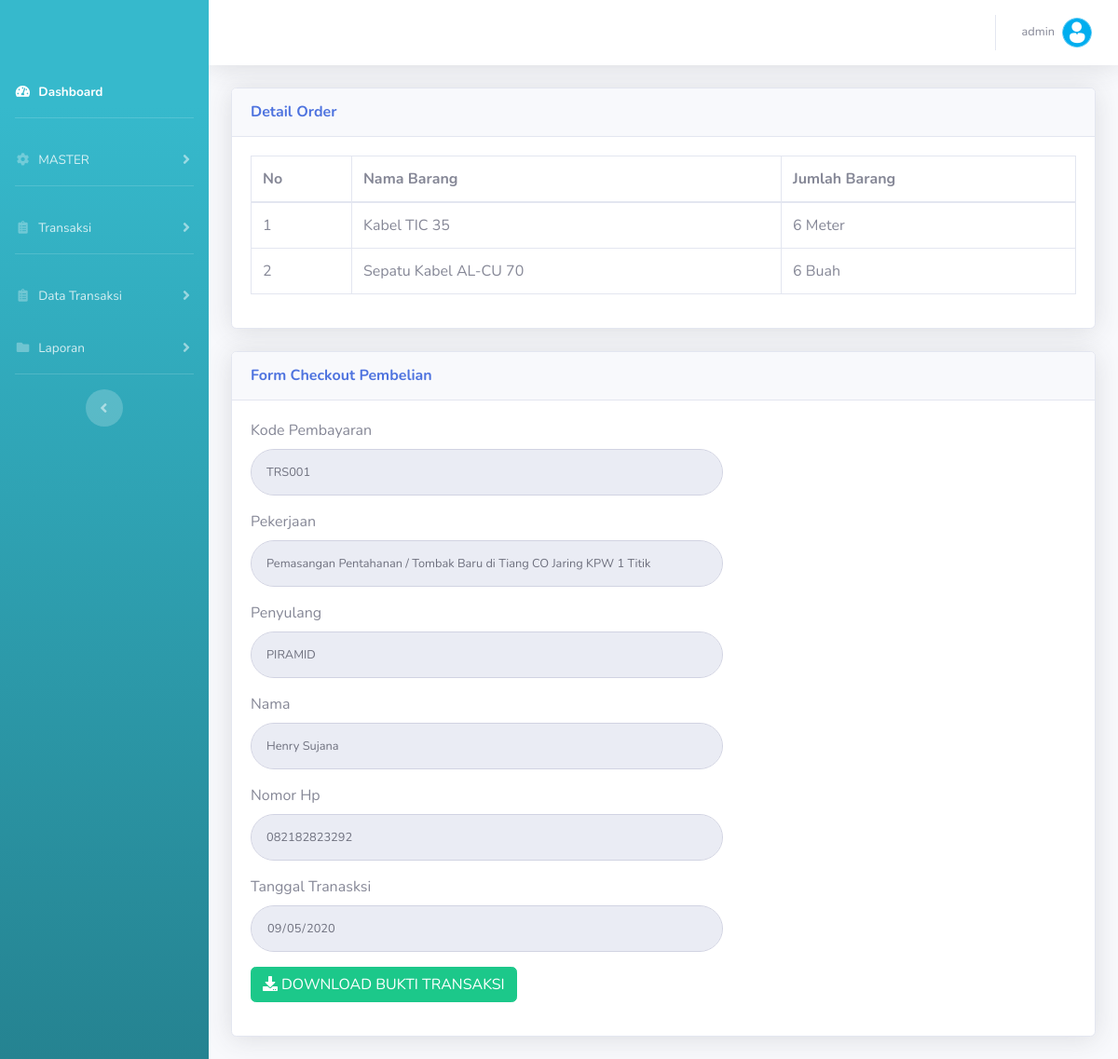
Page /v_detail-transaksi.php?id=TRS001 (signed in) on the committed database.
### tables this page shows
CREATE TABLE `tbl_detailtransaksi` (
  `kodetransaksi` varchar(20) NOT NULL,
  `kodebarang` varchar(20) NOT NULL,
  `jumlahbarang` int(11) NOT NULL
);

CREATE TABLE `tbl_barang` (
  `kodebarang` varchar(20) NOT NULL,
  `namabarang` varchar(100) NOT NULL,
  `deskripsibarang` text NOT NULL,
  `jumlahbarang` int(11) NOT NULL,
  `satuan` varchar(20) NOT NULL
);

CREATE TABLE `tbl_transaksi` (
  `kodetransaksi` varchar(20) NOT NULL,
  `tanggaltransaksi` date NOT NULL,
  `nama` varchar(100) NOT NULL,
  `nomorhp` varchar(13) NOT NULL,
  `pekerjaan` text NOT NULL,
  `penanggungjawab` varchar(50) NOT NULL,
  `penyulang` varchar(20) NOT NULL
);

### v_detail-transaksi.php (the view, shortened to what this page needs)
<?php include 'head.php'; ?>
        <div class="container-fluid">
          <div class="card shadow mb-4">
            <div class="card-header py-3">
              <h6 class="m-0 font-weight-bold text-primary">Detail Order</h6>
            </div>
            <div class="card-body">
              <div class="table-responsive">
                <table class="table table-bordered" id="dataTable2" width="100%" cellspacing="0">
                  <thead>
                    <tr>
                      <th>No</th>
                      <th>Nama Barang</th>
                      <th>Jumlah Barang</th>
                    </tr>
                  </thead>
                  <tbody>
                  <?php
                  $nox=1;
                  $qw="SELECT tbl_detailtransaksi.*,tbl_barang.namabarang as namabarang, tbl_barang.satuan as satuan from tbl_detailtransaksi,tbl_barang where kodetransaksi='$_GET[id]' and tbl_detailtransaksi.kodebarang=tbl_barang.kodebarang";
                  $sql=mysqli_query($koneksi,$qw);
                    while ($values=mysqli_fetch_array($sql)) {
                    ?>
                    <tr>
                      <td><?php echo $nox++;; ?></td>
                      <td><?php echo $values['namabarang']; ?></td>
                      <td><?php echo $values['jumlahbarang'].' '.$values['satuan']; ?></td>
                    </tr>
                  <?php
                } ?>
                  </tbody>
                </table>
              </div>
            </div>
          </div>
          <div class="card shadow mb-4">
            <div class="card-header py-3">
                <h6 class="m-0 font-weight-bold text-primary">Form Checkout Pembelian</h6>
            </div>
            <div class="card-body">
              <div class="row">
                <div class="col-7">
                  <?php
                    $qw_ds=mysqli_query($koneksi,"SELECT * from tbl_transaksi where tbl_transaksi.kodetransaksi='$_GET[id]'");
                    while ($data=mysqli_fetch_array($qw_ds)) {
                   ?>
                  <form class="user" action="models/m_pembelian.php" method="POST">
                      <div class="form-group">
                        <label>Kode Pembayaran</label>
                        <input type="text" class="form-control form-control-user" name="totalbelanja1" value="<?php echo $data['kodetransaksi']; ?>" readonly>
                      </div>
                      <div class="form-group">
                        <label>Pekerjaan</label>
                        <input type="text" class="form-control form-control-user" name="totalbelanja1" value="<?php echo $data['pekerjaan']; ?>" readonly>
                      </div>
                      <div class="form-group">
                        <label>Penyulang</label>
                        <input type="text" class="form-control form-control-user" name="totalbelanja1" value="<?php echo $data['penyulang']; ?>" readonly>
                      </div>
                      <div class="form-group">
                        <label>Nama</label>
                        <input type="text" class="form-control form-control-user" name="totalbelanja1" value="<?php echo $data['nama']; ?>" readonly>
                      </div>
                      <div class="form-group">
                        <label>Nomor Hp</label>
                        <input type="text" class="form-control form-control-user" name="totalbelanja1" value="<?php echo $data['nomorhp']; ?>" readonly>
                      </div>
                      <div class="form-group">
                        <label>Tanggal Tranasksi</label>
                        <input type="date" class="form-control form-control-user" name="totalbelanja1" value="<?php echo $data['tanggaltransaksi']; ?>" readonly>
                      </div>
                      <div class="form-group">
                        <a href="cetak-struk-transaksi.php?id=<?php echo $data['kodetransaksi'] ?>" class="btn btn-success" target="_BLANK"><i class="fas fa-download">&nbsp;</i>DOWNLOAD BUKTI TRANSAKSI</a>
                      </div>
                  </form>
                <?php } ?>
                </div>
              </div>
          </div>
        </div>
        </div>
      </div>
      <?php include 'foot.php'; ?>

### rows in the picture
tbl_detailtransaksi: tbl_barang.namabarang "Kabel TIC 35", jumlahbarang "6", tbl_barang.satuan "Meter"
tbl_detailtransaksi: tbl_barang.namabarang "Sepatu Kabel AL-CU 70", jumlahbarang "6", tbl_barang.satuan "Buah"
tbl_transaksi: totalbelanja1 "TRS001", totalbelanja1 "Pemasangan Pentahanan / Tombak Baru di Tiang CO Jaring KPW 1 Titik", totalbelanja1 "PIRAMID", totalbelanja1 "Henry Sujana", totalbelanja1 "082182823292", totalbelanja1 "09/05/2020"

### other values in the picture
$_SESSION['nama'] "admin"
